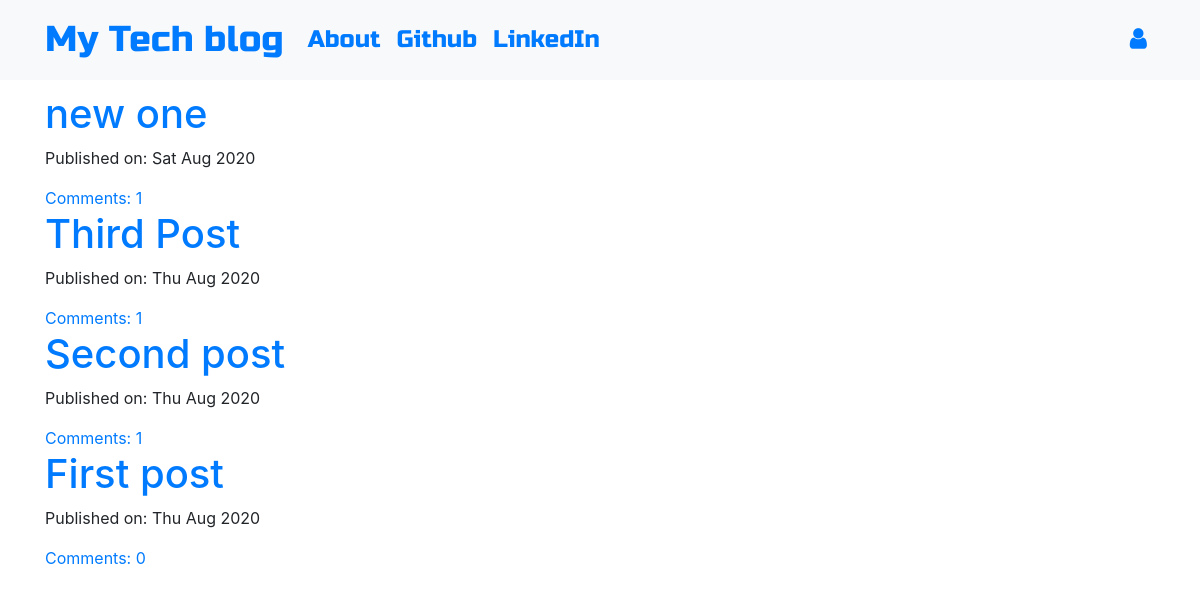
The page / on the database its author committed.
### blog/models.py (models this page shows, shortened)
class Post(models.Model):
    author = models.ForeignKey('auth.User',on_delete=models.CASCADE)
    title = models.CharField(max_length=200)
    text = models.TextField()
    created_date = models.DateTimeField(default=timezone.now)
    published_date = models.DateTimeField(blank=True, null=True)
    def approve_comments(self):
        return self.comments.filter(approved_comment=True)

### blog/views.py (the view)
# urls.py: path('',views.PostListView.as_view(),name='post_list'),
class PostListView(ListView):
    model = Post
    def get_queryset(self):
        return Post.objects.filter(published_date__lte=timezone.now()).order_by('-published_date')

### blog/templates/blog/post_list.html
{% extends 'blog/base.html' %}
{% block content %}
<div class="centerstage">
    {% for post in post_list %}
        <div class="post">
            <h1><a href="{% url 'post_detail' pk=post.pk %}">{{ post.title }}</a></h1>
            <div class="date">
                <p>Published on: {{ post.published_date|date:"D M Y"}}</p>
            </div>
            <a href="{% url 'post_detail' pk=post.pk %}">Comments: {{ post.approve_comments.count }}</a>
        </div>
    {% endfor %}
</div>
{% endblock %}

### blog/templates/blog/base.html (shortened to what this page needs)
<!DOCTYPE html>
{% load static %}
<html>
  <head>
    <link rel="stylesheet" href="https://stackpath.bootstrapcdn.com/bootstrap/4.1.3/css/bootstrap.min.css"
>
    <link href="https://maxcdn.bootstrapcdn.com/font-awesome/4.7.0/css/font-awesome.min.css" rel="stylesheet">
    <link rel="stylesheet" href="//cdn.jsdelivr.net/medium-editor/latest/css/medium-editor.min.css" type="text/css" media="screen" charset="utf-8">
    <link rel="stylesheet" href="{% static 'css/blog.css' %}">
  </head>
  <body class='loader'>
    <nav class="navbar navbar-expand-lg bg-light techfont">
      <div class="container">
        <div class="navbar-nav align-items-center">
          <a class="navbar-brand bigbrand" href="{% url 'post_list' %}">My Tech blog</a>
          <a class="nav-item nav-link" href="{% url 'about' %}">About</a>
          <a class="nav-item nav-link" href="https://www.github.com">Github</a>
          <a class="nav-item nav-link" href="https://www.linkedin.com">LinkedIn</a>
        </div>
        <div class="navbar-nav align-items-center ml-auto">
          {% if user.is_authenticated %}
            <a class="nav-item nav-link" href="{% url 'post_new' %}">New Post</a>
            <a class="nav-item nav-link" href="{% url 'post_draft_list' %}">Drafts</a>
            <a class="nav-item nav-link" href="{% url 'logout' %}">Log out</a>
            <a >Welcome: {{ user.username }}</a>
          {% else %}
            <a class="nav-item nav-link" href="{% url 'login' %}" aria-label="Login">
              <span class="fa fa-user" aria-hidden="true"></span></a>
          {% endif %}
        </div>
      </div>
    </nav>
          <div class="content container">
              <div class="row">
                  <div class="col-md-8">
                    <div class="blog_posts">
                      {% block content %}
                      {% endblock %}
                    </div>
                  </div>
              </div>
          </div>
  </body>
</html>

### blog/static/css/blog.css (style rules this page uses)
.techfont { font-family: 'Russo One', sans-serif; font-size: 1.5em; margin-bottom: 10px; }
.centerstage { margin-left: auto; margin-right: auto; }
.bigbrand { font-size: 1.5em; }
.loader { filter:hue-rotate(0deg); color: linear-gradient(45deg,#0f8,#08f); animation:hue 5000ms infinite linear; }

### rows shown on the page
Post: title "new one", published_date "Sat Aug 2020", approve_comments.count "1"
Post: title "Third Post", published_date "Thu Aug 2020", approve_comments.count "1"
Post: title "Second post", published_date "Thu Aug 2020", approve_comments.count "1"
Post: title "First post", published_date "Thu Aug 2020", approve_comments.count "0"
